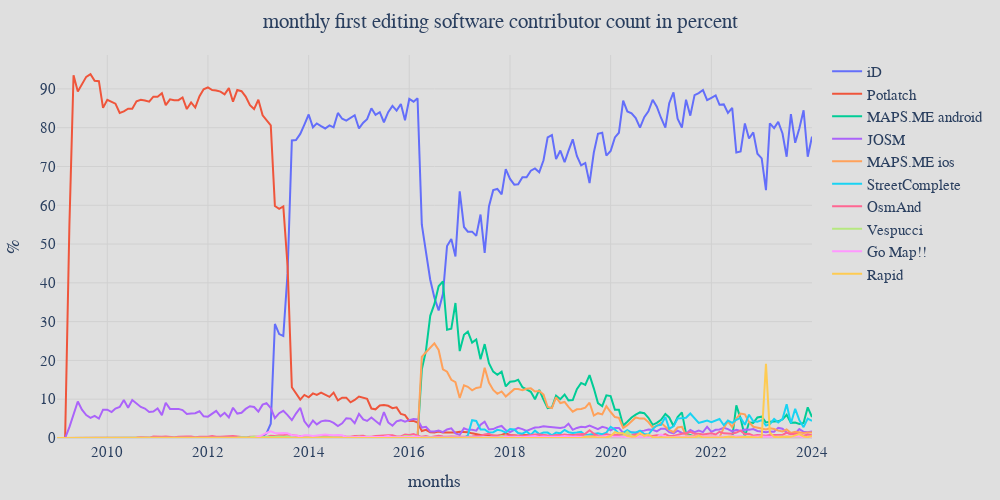

The notebook cell saved with this chart:
### Code cell
plot_config = util.get_plot_config("created_by_top_10_contributor_count_first_changeset_monthly_percent", "first editor of new contributors per month", y_unit="%")
util.save_plot_config(plot_config)
util.show_plot(plot_config)

### Figure 1 — Plotly figure (JSON) as saved in the notebook; plotly's stock layout.template omitted (floating-point values rounded to 4 significant figures; data arrays with more than 128 entries replaced by an {"elided": "..."} marker saying what was removed)
{"data": [{"hovertemplate": "%{x}<br>%{y:,} %", "mode": "lines", "name": "iD", "type": "scatter", "x": {"elided": "181 str values"}, "y": {"elided": "181 float values"}}, {"hovertemplate": "%{x}<br>%{y:,} %", "mode": "lines", "name": "Potlatch", "type": "scatter", "x": {"elided": "181 str values"}, "y": {"elided": "181 float values"}}, {"hovertemplate": "%{x}<br>%{y:,} %", "mode": "lines", "name": "MAPS.ME android", "type": "scatter", "x": {"elided": "181 str values"}, "y": {"elided": "181 float values"}}, {"hovertemplate": "%{x}<br>%{y:,} %", "mode": "lines", "name": "JOSM", "type": "scatter", "x": {"elided": "181 str values"}, "y": {"elided": "181 float values"}}, {"hovertemplate": "%{x}<br>%{y:,} %", "mode": "lines", "name": "MAPS.ME ios", "type": "scatter", "x": {"elided": "181 str values"}, "y": {"elided": "181 float values"}}, {"hovertemplate": "%{x}<br>%{y:,} %", "mode": "lines", "name": "StreetComplete", "type": "scatter", "x": {"elided": "181 str values"}, "y": {"elided": "181 float values"}}, {"hovertemplate": "%{x}<br>%{y:,} %", "mode": "lines", "name": "OsmAnd", "type": "scatter", "x": {"elided": "181 str values"}, "y": {"elided": "181 float values"}}, {"hovertemplate": "%{x}<br>%{y:,} %", "mode": "lines", "name": "Vespucci", "type": "scatter", "x": {"elided": "181 str values"}, "y": {"elided": "181 float values"}}, {"hovertemplate": "%{x}<br>%{y:,} %", "mode": "lines", "name": "Go Map!!", "type": "scatter", "x": {"elided": "181 str values"}, "y": {"elided": "181 float values"}}, {"hovertemplate": "%{x}<br>%{y:,} %", "mode": "lines", "name": "Rapid", "type": "scatter", "x": {"elided": "181 str values"}, "y": {"elided": "181 float values"}}], "layout": {"autosize": false, "font": {"family": "Times", "size": 15}, "height": 500, "margin": {"b": 55, "l": 55, "r": 55, "t": 55}, "paper_bgcolor": "#dfdfdf", "plot_bgcolor": "#dfdfdf", "title": {"text": "monthly first editing software contributor count in percent", "x": 0.5, "xanchor": "center"}, "width": 1000, "xaxis": {"gridcolor": "#d1d1d1", "linecolor": "#d1d1d1", "title": {"text": "months"}}, "yaxis": {"gridcolor": "#d1d1d1", "rangemode": "tozero", "title": {"text": "%"}}}}
